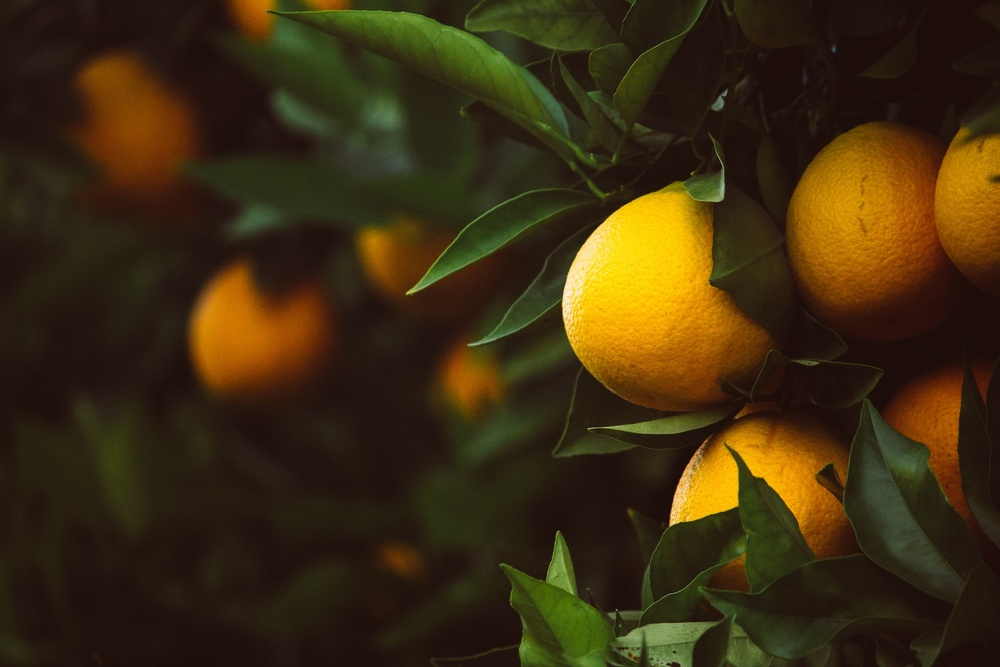
#> input picture agri3.jpg, 1000 x 667 px, shrunk from 1920 x 1280 before the run
$ python imageprocessing.py
#> lines starting #> are read from the running program, lines starting #| are printed output that depends on the picture
from PIL import Image
#Open image using Image module
im = Image.open("agri3.jpg")
#> im is the input picture: PIL image 1000x667 RGB; mean R, G, B 62, 45.4, 16
#Show actual Image
im.show()
#Show rotated Image
imim = im.rotate(180)
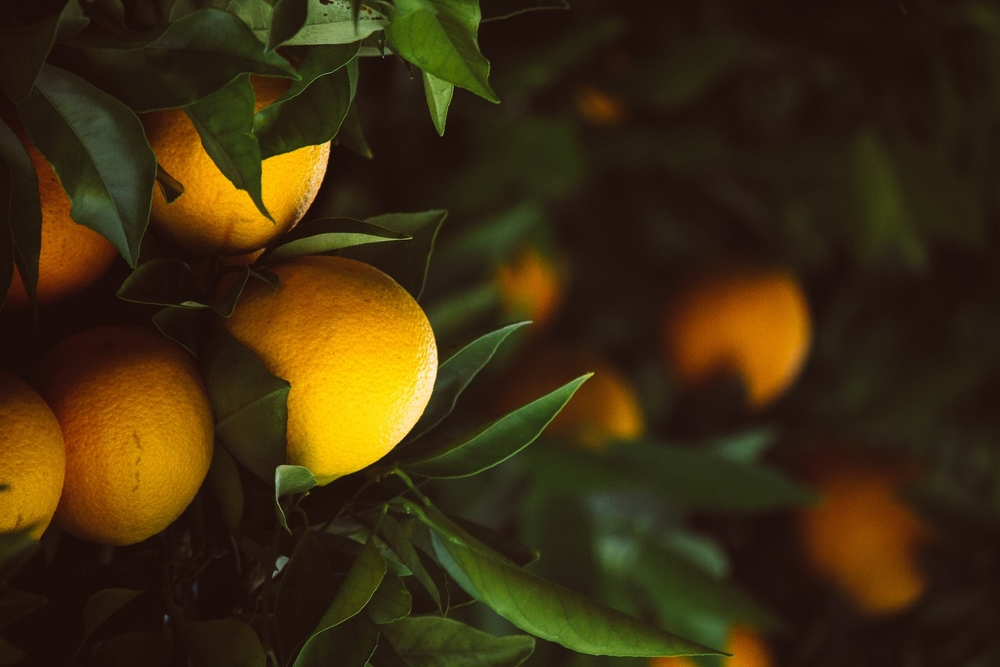
#> imim: PIL image 1000x667 RGB; mean R, G, B 62, 45.4, 16
imim.show()
